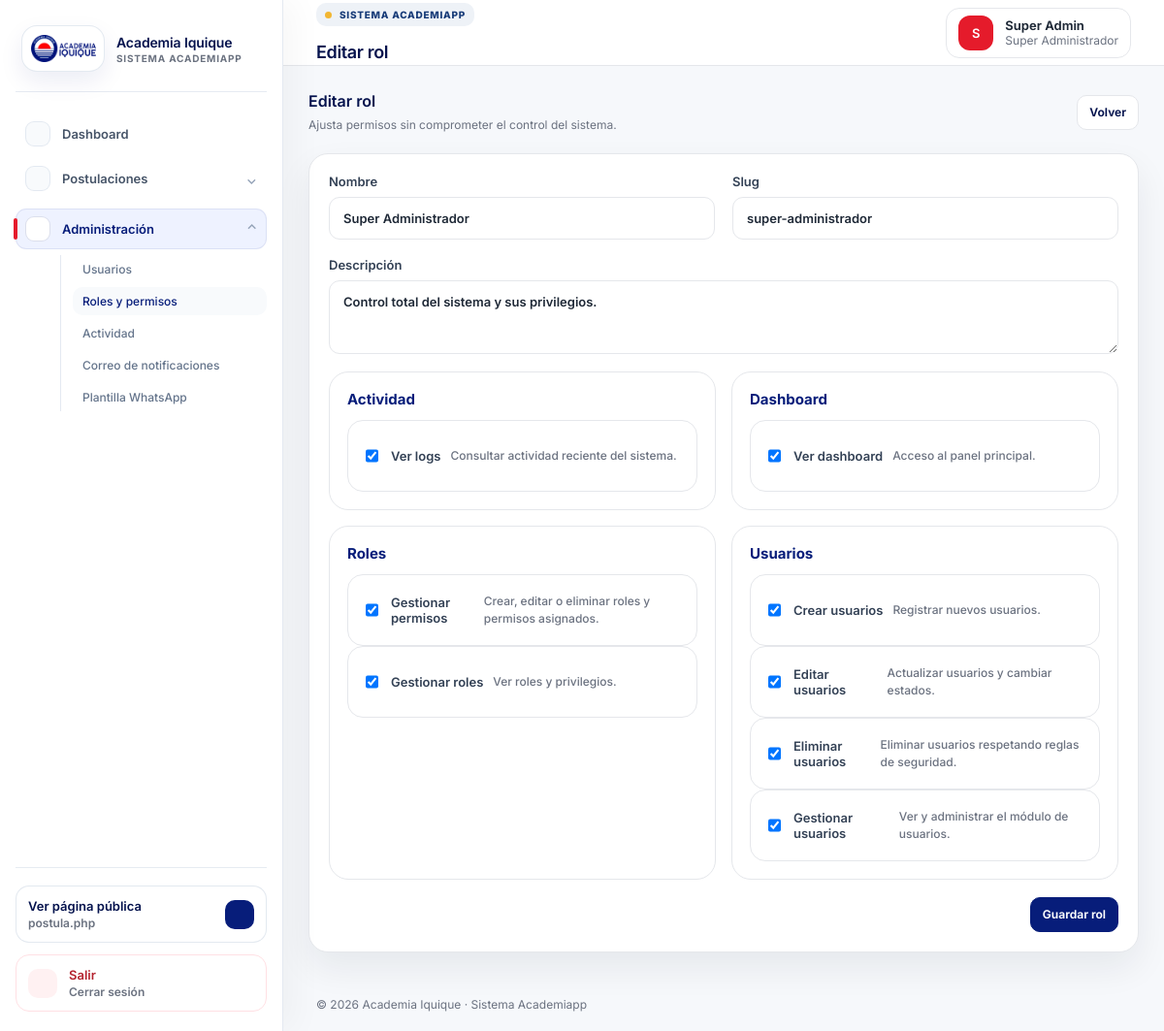
The page /roles/edit/1 (signed in) on the database as committed earlier.
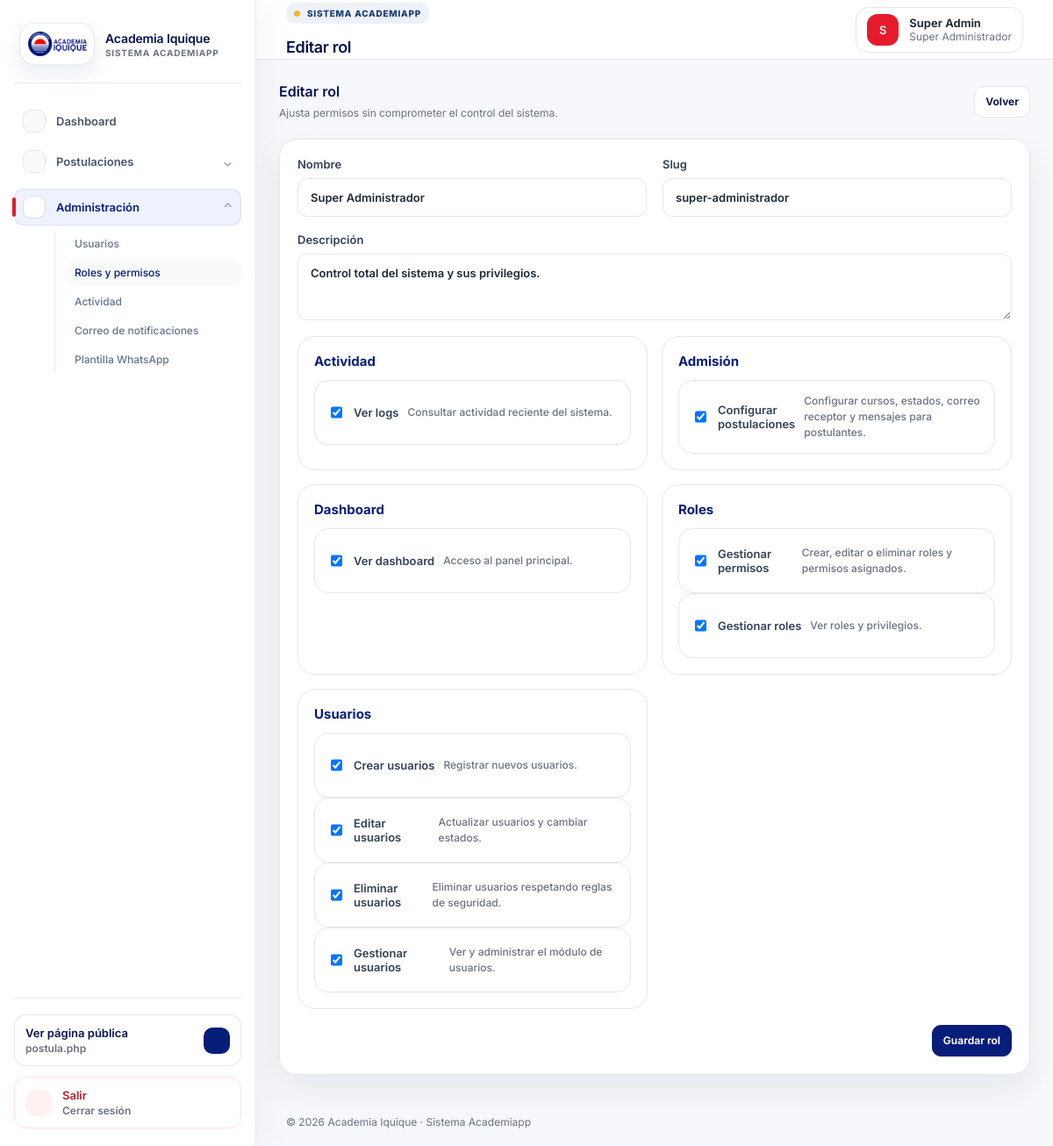
The same page on the database as committed later.
### tables this page shows
CREATE TABLE users (
  id BIGINT UNSIGNED AUTO_INCREMENT PRIMARY KEY,
  name VARCHAR(150) NOT NULL,
  email VARCHAR(180) NOT NULL UNIQUE,
  password VARCHAR(255) NOT NULL,
  role_id BIGINT UNSIGNED NOT NULL,
  status ENUM('active','inactive') NOT NULL DEFAULT 'active',
  last_login_at TIMESTAMP NULL,
  created_at TIMESTAMP NULL DEFAULT CURRENT_TIMESTAMP,
  updated_at TIMESTAMP NULL DEFAULT CURRENT_TIMESTAMP ON UPDATE CURRENT_TIMESTAMP,
  CONSTRAINT fk_users_role FOREIGN KEY (role_id) REFERENCES roles(id)
);

CREATE TABLE roles (
  id BIGINT UNSIGNED AUTO_INCREMENT PRIMARY KEY,
  name VARCHAR(100) NOT NULL,
  slug VARCHAR(120) NOT NULL UNIQUE,
  description TEXT NULL,
  created_at TIMESTAMP NULL DEFAULT CURRENT_TIMESTAMP,
  updated_at TIMESTAMP NULL DEFAULT CURRENT_TIMESTAMP ON UPDATE CURRENT_TIMESTAMP
);

CREATE TABLE permissions (
  id BIGINT UNSIGNED AUTO_INCREMENT PRIMARY KEY,
  name VARCHAR(120) NOT NULL,
  slug VARCHAR(140) NOT NULL UNIQUE,
  module VARCHAR(80) NOT NULL,
  description TEXT NULL,
  created_at TIMESTAMP NULL DEFAULT CURRENT_TIMESTAMP,
  updated_at TIMESTAMP NULL DEFAULT CURRENT_TIMESTAMP ON UPDATE CURRENT_TIMESTAMP
);

### core/Controller.php (called while the page is built, shortened)
<?php
abstract class Controller
{
    protected function view(string $view, array $data = [], ?string $layout = 'layouts/app'): void
    {
        extract($data, EXTR_SKIP);
        $layoutFile = App::root('app/Views/' . $layout . '.php');
        require $layoutFile;
    }
}

### app/Controllers/RoleController.php (called while the page is built, shortened)
<?php
final class RoleController extends Controller
{
    public function edit(int $id): void
    {
        Middleware::permission('gestionar_permisos');
        $role = (new Role())->find($id);
        $this->view('roles/edit', ['title' => 'Editar rol', 'role' => $role, 'permissions' => (new Permission())->grouped(), 'selected' => (new Role())->permissions($id), 'errors' => []]);
    }
}

### core/App.php (called while the page is built, shortened)
<?php
final class App
{
    private static string $root;
    private static array $config = [];
    private static string $basePath = '';
    public static function boot(string $root): void
    {
        self::$root = rtrim($root, '/');
        self::$config['app'] = require self::$root . '/config/app.php';
        date_default_timezone_set(self::$config['app']['timezone']);
        self::$basePath = self::detectBasePath();
        $router = new Router();
        $router->dispatch($_SERVER['REQUEST_METHOD'], self::requestPath());
    }
    public static function url(string $path = ''): string
    {
        $path = '/' . ltrim($path, '/');
        return (self::$basePath ?: '') . ($path === '/' ? '/' : $path);
    }
    private static function requestPath(): string
    {
        $path = parse_url($_SERVER['REQUEST_URI'] ?? '/', PHP_URL_PATH) ?: '/';
        return '/' . ltrim($path, '/');
    }
    private static function detectBasePath(): string
    {
        $script = str_replace('\\', '/', $_SERVER['SCRIPT_NAME'] ?? '');
        $base = rtrim(str_replace('\\', '/', dirname($script)), '/');
        return $base === '/' || $base === '.' ? '' : $base;
    }
    public static function autoload(string $class): void
    {
        foreach (['/core/', '/app/Controllers/', '/app/Models/', '/app/Services/'] as $path) {
            $file = self::$root . $path . $class . '.php';
            if (is_file($file)) {
                return;
            }
        }
    }
    public static function root(string $path = ''): string
    {
        return self::$root . ($path ? '/' . ltrim($path, '/') : '');
    }
}

### index.php (called while the page is built, shortened)
<?php
require_once __DIR__ . '/core/App.php';
App::boot(__DIR__);

### core/Session.php (called while the page is built, shortened)
<?php
final class Session
{
    public static function get(string $key, mixed $default = null): mixed { return $_SESSION[$key] ?? $default; }
}

### core/Auth.php (called while the page is built, shortened)
<?php
final class Auth
{
    public static function check(): bool { return (bool) Session::get('user_id'); }
    public static function user(): ?array
    {
        static $user = null;
        if ($user === null || ($user['id'] ?? null) !== Session::get('user_id')) {
            $user = (new User())->findWithRole((int) Session::get('user_id'));
        }
        return $user ?: null;
    }
    public static function can(string $permission): bool
    {
        $user = self::user();
        if (($user['role_slug'] ?? '') === 'super-administrador') { return true; }
        return (new Permission())->roleHasPermission((int) $user['role_id'], $permission);
    }
}

### config/database.php (called while the page is built)
<?php
return [
    'driver' => 'mysql',
    'host' => getenv('DB_HOST') ?: '127.0.0.1',
    'port' => getenv('DB_PORT') ?: '3306',
    'database' => getenv('DB_DATABASE') ?: 'academia_iquique',
    'username' => getenv('DB_USERNAME') ?: 'root',
    'password' => getenv('DB_PASSWORD') ?: '',
    'charset' => 'utf8mb4',
    'collation' => 'utf8mb4_unicode_ci',
];

### core/Database.php (called while the page is built)
<?php
final class Database
{
    private static ?PDO $pdo = null;
    public static function connection(): PDO
    {
        if (self::$pdo === null) {
            $c = require App::root('config/database.php');
            $dsn = "{$c['driver']}:host={$c['host']};port={$c['port']};dbname={$c['database']};charset={$c['charset']}";
            self::$pdo = new PDO($dsn, $c['username'], $c['password'], [
                PDO::ATTR_ERRMODE => PDO::ERRMODE_EXCEPTION,
                PDO::ATTR_DEFAULT_FETCH_MODE => PDO::FETCH_ASSOC,
                PDO::ATTR_EMULATE_PREPARES => false,
            ]);
        }
        return self::$pdo;
    }
}

### core/Model.php (called while the page is built, shortened)
<?php
abstract class Model
{
    public function __construct() { $this->db = Database::connection(); }
}

### app/Models/User.php (called while the page is built, shortened)
<?php
final class User extends Model
{
    public function findWithRole(int $id): ?array
    {
        $stmt = $this->db->prepare('SELECT u.*, r.name role_name, r.slug role_slug FROM users u JOIN roles r ON r.id = u.role_id WHERE u.id = ?');
        $stmt->execute([$id]);
        return $stmt->fetch() ?: null;
    }
}

### core/Middleware.php (called while the page is built, shortened)
<?php
final class Middleware
{
    public static function permission(string $permission): void
    {
        if (!Auth::can($permission)) {
            http_response_code(403);
            exit('<h1>403</h1><p>No tienes permisos para acceder a esta sección.</p>');
        }
    }
}

### app/Models/Role.php (called while the page is built, shortened)
<?php
final class Role extends Model
{
    public function find(int $id): ?array
    {
        $stmt = $this->db->prepare('SELECT * FROM roles WHERE id = ?');
        $stmt->execute([$id]);
        return $stmt->fetch() ?: null;
    }
}

### app/Models/Permission.php (called while the page is built, shortened)
<?php
final class Permission extends Model
{
    public function all(): array
    {
        return $this->db->query('SELECT * FROM permissions ORDER BY module, name')->fetchAll();
    }
    public function grouped(): array
    {
        $grouped = [];
        foreach ($this->all() as $permission) {
            $grouped[$permission['module']][] = $permission;
        }
        return $grouped;
    }
}

### app/Views/roles/_form.php (the view, shortened to what the rows shown need)
<form class="panel-card form-grid" method="post" action="<?= App::url(isset($role['id']) ? '/roles/update/' . h($role['id']) : '/roles/store') ?>">
    <label>Nombre<input name="name" value="<?= h($role['name'] ?? '') ?>" required></label>
    <label>Slug<input name="slug" value="<?= h($role['slug'] ?? '') ?>" placeholder="coordinador" required></label>
    <label class="span-2">Descripción<textarea name="description" rows="3"><?= h($role['description'] ?? '') ?></textarea></label>
    <div class="span-2 permissions-board">
        <?php foreach ($permissions as $module => $items): ?>
            <section class="permission-group"><h3><?= h($module) ?></h3>
            <?php foreach ($items as $permission): ?><label class="check-row"><input type="checkbox" name="permissions[]" value="<?= h($permission['id']) ?>" <?= in_array((int)$permission['id'], array_map('intval', $selected ?? []), true) ? 'checked' : '' ?>><span><?= h($permission['name']) ?></span><small><?= h($permission['description']) ?></small></label><?php endforeach; ?>
            </section>
        <?php endforeach; ?>
    </div>
    <div class="span-2 form-actions"><button class="btn primary">Guardar rol</button></div>
</form>

### core/Router.php (shortened to what the rows shown need)
<?php
final class Router
{
    private array $routes = [];
    private function add(string $method, string $uri, array|callable $action): void { $this->routes[$method][] = [$uri, $action]; }
    public function dispatch(string $method, string $uri): void
    {
        $uri = '/' . trim($uri, '/');
        foreach ($this->routes[$method] ?? [] as [$route, $action]) {
            $pattern = preg_replace('#\{[a-zA-Z_][a-zA-Z0-9_]*\}#', '([0-9]+)', $route);
            if (preg_match('#^' . $pattern . '$#', $uri, $matches)) {
                array_shift($matches);
                [$controller, $methodName] = $action;
                (new $controller())->{$methodName}(...$matches);
                return;
            }
        }
    }
}

### app/Views/layouts/navbar.php (shortened to what the rows shown need)
<header class="topbar">
    <div>
        <p class="eyebrow">Sistema Academiapp</p>
        <h1><?= h($title ?? 'Dashboard') ?></h1>
    </div>
    <div class="user-chip">
        <div class="avatar"><?= h(strtoupper(substr($user['name'] ?? 'AI', 0, 1))) ?></div>
        <div><strong><?= h($user['name'] ?? '') ?></strong><span><?= h($user['role_name'] ?? '') ?></span></div>
    </div>
</header>

Rows that differ between the two databases and show on the page:
added permissions: id "☑", name "Configurar postulaciones", description "Configurar cursos, estados, correo receptor y mensajes para postulantes.", shown under "Admisión"
Other text that changed with them:
new list line: "Admisión"
